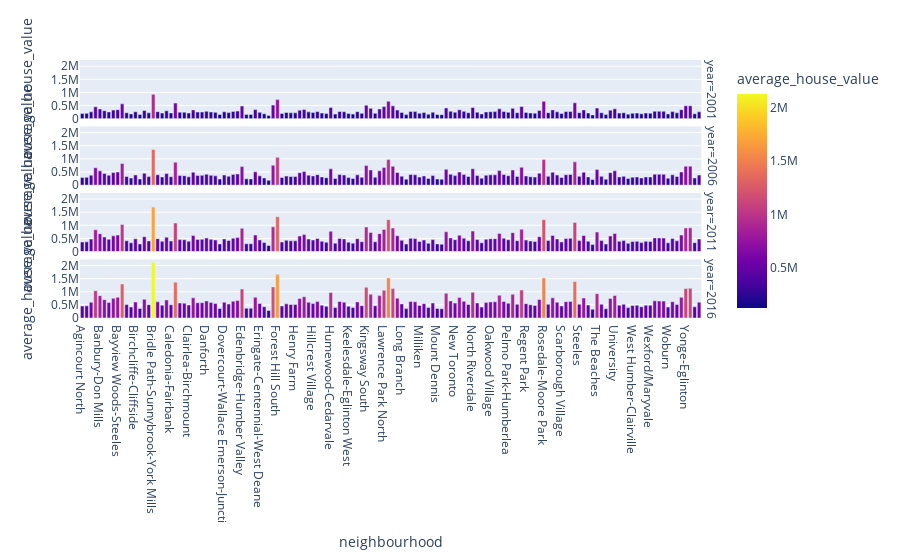

The notebook cell saved with this chart:
### Markdown cell above
## Cost Analysis - Optional Challenge

In this section, you will use Plotly express to a couple of plots that investors can interactively filter and explore various factors related to the house value of the Toronto's neighbourhoods. 

### Create a bar chart row facet to plot the average house values for all Toronto's neighbourhoods per year

### Code cell
fig = px.bar(to_data_2, 
             height = 1000,
             x="neighbourhood",
             y="average_house_value",
             color = 'average_house_value',
             facet_row="year")
fig.show()

### Figure 1 — Plotly figure (JSON) as saved in the notebook; plotly's stock layout.template omitted (floating-point values rounded to 4 significant figures; data arrays with more than 128 entries replaced by an {"elided": "..."} marker saying what was removed)
{"data": [{"alignmentgroup": "True", "hovertemplate": "year=2001<br>neighbourhood=%{x}<br>average_house_value=%{marker.color}<extra></extra>", "legendgroup": "", "marker": {"color": {"elided": "140 int values"}, "coloraxis": "coloraxis", "pattern": {"shape": ""}}, "name": "", "offsetgroup": "", "orientation": "v", "showlegend": false, "textposition": "auto", "type": "bar", "x": {"elided": "140 str values"}, "xaxis": "x4", "y": {"elided": "140 int values"}, "yaxis": "y4"}, {"alignmentgroup": "True", "hovertemplate": "year=2006<br>neighbourhood=%{x}<br>average_house_value=%{marker.color}<extra></extra>", "legendgroup": "", "marker": {"color": {"elided": "140 int values"}, "coloraxis": "coloraxis", "pattern": {"shape": ""}}, "name": "", "offsetgroup": "", "orientation": "v", "showlegend": false, "textposition": "auto", "type": "bar", "x": {"elided": "140 str values"}, "xaxis": "x3", "y": {"elided": "140 int values"}, "yaxis": "y3"}, {"alignmentgroup": "True", "hovertemplate": "year=2011<br>neighbourhood=%{x}<br>average_house_value=%{marker.color}<extra></extra>", "legendgroup": "", "marker": {"color": {"elided": "140 int values"}, "coloraxis": "coloraxis", "pattern": {"shape": ""}}, "name": "", "offsetgroup": "", "orientation": "v", "showlegend": false, "textposition": "auto", "type": "bar", "x": {"elided": "140 str values"}, "xaxis": "x2", "y": {"elided": "140 int values"}, "yaxis": "y2"}, {"alignmentgroup": "True", "hovertemplate": "year=2016<br>neighbourhood=%{x}<br>average_house_value=%{marker.color}<extra></extra>", "legendgroup": "", "marker": {"color": {"elided": "140 int values"}, "coloraxis": "coloraxis", "pattern": {"shape": ""}}, "name": "", "offsetgroup": "", "orientation": "v", "showlegend": false, "textposition": "auto", "type": "bar", "x": {"elided": "140 str values"}, "xaxis": "x", "y": {"elided": "140 int values"}, "yaxis": "y"}], "layout": {"annotations": [{"font": {}, "showarrow": false, "text": "year=2016", "textangle": 90, "x": 0.98, "xanchor": "left", "xref": "paper", "y": 0.1138, "yanchor": "middle", "yref": "paper"}, {"font": {}, "showarrow": false, "text": "year=2011", "textangle": 90, "x": 0.98, "xanchor": "left", "xref": "paper", "y": 0.3712, "yanchor": "middle", "yref": "paper"}, {"font": {}, "showarrow": false, "text": "year=2006", "textangle": 90, "x": 0.98, "xanchor": "left", "xref": "paper", "y": 0.6288, "yanchor": "middle", "yref": "paper"}, {"font": {}, "showarrow": false, "text": "year=2001", "textangle": 90, "x": 0.98, "xanchor": "left", "xref": "paper", "y": 0.8862, "yanchor": "middle", "yref": "paper"}], "autosize": true, "barmode": "relative", "coloraxis": {"colorbar": {"title": {"text": "average_house_value"}}, "colorscale": [[0, "#0d0887"], [0.1111, "#46039f"], [0.2222, "#7201a8"], [0.3333, "#9c179e"], [0.4444, "#bd3786"], [0.5556, "#d8576b"], [0.6667, "#ed7953"], [0.7778, "#fb9f3a"], [0.8889, "#fdca26"], [1, "#f0f921"]]}, "legend": {"tracegroupgap": 0}, "margin": {"t": 60}, "xaxis": {"anchor": "y", "autorange": true, "domain": [0, 0.98], "range": [-0.5, 139.5], "title": {"text": "neighbourhood"}, "type": "category"}, "xaxis2": {"anchor": "y2", "autorange": true, "domain": [0, 0.98], "matches": "x", "range": [-0.5, 139.5], "showticklabels": false, "type": "category"}, "xaxis3": {"anchor": "y3", "autorange": true, "domain": [0, 0.98], "matches": "x", "range": [-0.5, 139.5], "showticklabels": false, "type": "category"}, "xaxis4": {"anchor": "y4", "autorange": true, "domain": [0, 0.98], "matches": "x", "range": [-0.5, 139.5], "showticklabels": false, "type": "category"}, "yaxis": {"anchor": "x", "autorange": true, "domain": [0, 0.2275], "range": [0, 2236000.0], "title": {"text": "average_house_value"}, "type": "linear"}, "yaxis2": {"anchor": "x2", "autorange": true, "domain": [0.2575, 0.485], "matches": "y", "range": [0, 2236000.0], "title": {"text": "average_house_value"}, "type": "linear"}, "yaxis3": {"anchor": "x3", "autorange": true, "domain": [0.515, 0.7425], "matches": "y", "range": [0, 2236000.0], "title": {"text": "average_house_value"}, "type": "linear"}, "yaxis4": {"anchor": "x4", "autorange": true, "domain": [0.7725, 1], "matches": "y", "range": [0, 2236000.0], "title": {"text": "average_house_value"}, "type": "linear"}}}
